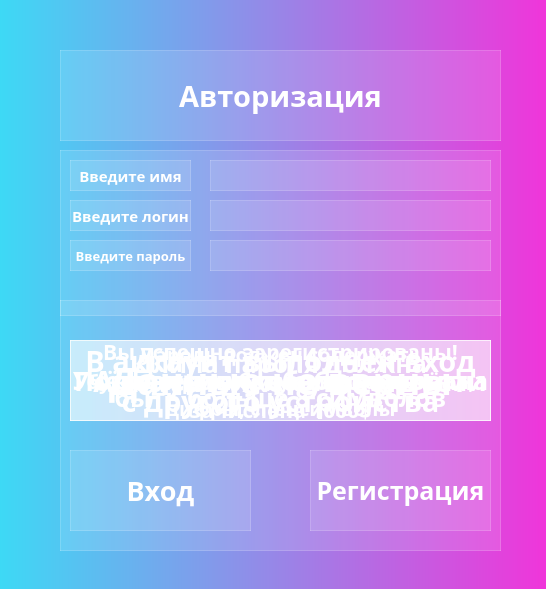
<?xml version="1.0" encoding="UTF-8"?>
<ui version="4.0">
 <class>MainWindow</class>
 <widget class="QMainWindow" name="MainWindow">
  <property name="geometry">
   <rect>
    <x>0</x>
    <y>0</y>
    <width>546</width>
    <height>589</height>
   </rect>
  </property>
  <property name="windowTitle">
   <string>Авторизация</string>
  </property>
  <property name="styleSheet">
   <string notr="true">background-color: qlineargradient(spread:pad, x1:0, y1:0, x2:1, y2:0, stop:0 rgb(61, 217, 245), stop:1 rgb(240, 53, 218));
font-family: ljk_OCRA;
         font-weight: bold;
            color: rgb(255, 255, 255);
            border-style: solid;
            
</string>
  </property>
  <widget class="QWidget" name="centralwidget">
   <widget class="QLabel" name="label_load">
    <property name="geometry">
     <rect>
      <x>130</x>
      <y>170</y>
      <width>301</width>
      <height>304</height>
     </rect>
    </property>
    <property name="font">
     <font>
      <family>ljk_OCRA</family>
      <pointsize>9</pointsize>
      <bold>true</bold>
     </font>
    </property>
    <property name="styleSheet">
     <string notr="true">background-color: none;


</string>
    </property>
    <property name="text">
     <string/>
    </property>
   </widget>
   <widget class="QFrame" name="label_all">
    <property name="geometry">
     <rect>
      <x>-10</x>
      <y>10</y>
      <width>561</width>
      <height>581</height>
     </rect>
    </property>
    <property name="styleSheet">
     <string notr="true">background-color: none</string>
    </property>
    <property name="frameShape">
     <enum>QFrame::StyledPanel</enum>
    </property>
    <property name="frameShadow">
     <enum>QFrame::Raised</enum>
    </property>
    <widget class="QFrame" name="login_frame">
     <property name="geometry">
      <rect>
       <x>70</x>
       <y>140</y>
       <width>441</width>
       <height>401</height>
      </rect>
     </property>
     <property name="font">
      <font>
       <family>ljk_OCRA</family>
       <pointsize>18</pointsize>
       <bold>true</bold>
      </font>
     </property>
     <property name="styleSheet">
      <string notr="true">background-color: rgba(255,255,255,30);
border: 1px solid rgba(255,255,255,40);
border-style: solid;
font-family: ljk_OCRA;

</string>
     </property>
     <widget class="QLineEdit" name="lineEdit_login">
      <property name="geometry">
       <rect>
        <x>150</x>
        <y>50</y>
        <width>281</width>
        <height>31</height>
       </rect>
      </property>
      <property name="font">
       <font>
        <family>ljk_OCRA</family>
        <pointsize>12</pointsize>
        <bold>true</bold>
       </font>
      </property>
      <property name="styleSheet">
       <string notr="true">font-family: ljk_OCRA;
         font-weight: bold;
            color: rgb(255, 255, 255);
            border-style: solid;
            border-radius:21px;</string>
      </property>
     </widget>
     <widget class="QLineEdit" name="lineEdit_password">
      <property name="geometry">
       <rect>
        <x>150</x>
        <y>90</y>
        <width>281</width>
        <height>31</height>
       </rect>
      </property>
      <property name="font">
       <font>
        <family>ljk_OCRA</family>
        <pointsize>12</pointsize>
        <bold>true</bold>
       </font>
      </property>
      <property name="styleSheet">
       <string notr="true">font-family: ljk_OCRA;
         font-weight: bold;
            color: rgb(255, 255, 255);
            border-style: solid;
            border-radius:21px;</string>
      </property>
     </widget>
     <widget class="QLabel" name="label_login">
      <property name="geometry">
       <rect>
        <x>10</x>
        <y>50</y>
        <width>121</width>
        <height>31</height>
       </rect>
      </property>
      <property name="font">
       <font>
        <family>ljk_OCRA</family>
        <pointsize>11</pointsize>
        <bold>true</bold>
       </font>
      </property>
      <property name="styleSheet">
       <string notr="true">background-color:: qlineargradient(spread:pad, x1:0, y1:0, x2:1, y2:0, stop:0 rgb(61, 217, 245), stop:1 rgb(240, 53, 218));</string>
      </property>
      <property name="text">
       <string>Введите логин</string>
      </property>
      <property name="alignment">
       <set>Qt::AlignCenter</set>
      </property>
     </widget>
     <widget class="QLabel" name="label_password">
      <property name="geometry">
       <rect>
        <x>10</x>
        <y>90</y>
        <width>121</width>
        <height>31</height>
       </rect>
      </property>
      <property name="font">
       <font>
        <family>ljk_OCRA</family>
        <pointsize>10</pointsize>
        <bold>true</bold>
       </font>
      </property>
      <property name="styleSheet">
       <string notr="true">background-color:: qlineargradient(spread:pad, x1:0, y1:0, x2:1, y2:0, stop:0 rgb(61, 217, 245), stop:1 rgb(240, 53, 218));</string>
      </property>
      <property name="text">
       <string>Введите пароль</string>
      </property>
      <property name="alignment">
       <set>Qt::AlignCenter</set>
      </property>
     </widget>
     <widget class="QLabel" name="label_name">
      <property name="geometry">
       <rect>
        <x>10</x>
        <y>10</y>
        <width>121</width>
        <height>31</height>
       </rect>
      </property>
      <property name="font">
       <font>
        <family>ljk_OCRA</family>
        <pointsize>11</pointsize>
        <bold>true</bold>
       </font>
      </property>
      <property name="styleSheet">
       <string notr="true">background-color:: qlineargradient(spread:pad, x1:0, y1:0, x2:1, y2:0, stop:0 rgb(61, 217, 245), stop:1 rgb(240, 53, 218));</string>
      </property>
      <property name="text">
       <string>Введите имя</string>
      </property>
      <property name="alignment">
       <set>Qt::AlignCenter</set>
      </property>
     </widget>
     <widget class="QLineEdit" name="lineEdit_name">
      <property name="geometry">
       <rect>
        <x>150</x>
        <y>10</y>
        <width>281</width>
        <height>31</height>
       </rect>
      </property>
      <property name="font">
       <font>
        <family>ljk_OCRA</family>
        <pointsize>12</pointsize>
        <bold>true</bold>
       </font>
      </property>
      <property name="styleSheet">
       <string notr="true">font-family: ljk_OCRA;
         font-weight: bold;
            color: rgb(255, 255, 255);
            border-style: solid;
            border-radius:21px;</string>
      </property>
     </widget>
     <widget class="QPushButton" name="pushButton_enterens">
      <property name="geometry">
       <rect>
        <x>10</x>
        <y>300</y>
        <width>181</width>
        <height>81</height>
       </rect>
      </property>
      <property name="font">
       <font>
        <family>ljk_OCRA</family>
        <pointsize>20</pointsize>
        <bold>true</bold>
       </font>
      </property>
      <property name="cursor">
       <cursorShape>PointingHandCursor</cursorShape>
      </property>
      <property name="text">
       <string>Вход</string>
      </property>
     </widget>
     <widget class="QPushButton" name="pushButton_registration">
      <property name="geometry">
       <rect>
        <x>250</x>
        <y>300</y>
        <width>181</width>
        <height>81</height>
       </rect>
      </property>
      <property name="font">
       <font>
        <family>ljk_OCRA</family>
        <pointsize>19</pointsize>
        <bold>true</bold>
       </font>
      </property>
      <property name="cursor">
       <cursorShape>PointingHandCursor</cursorShape>
      </property>
      <property name="text">
       <string>Регистрация</string>
      </property>
     </widget>
     <widget class="Line" name="line">
      <property name="geometry">
       <rect>
        <x>0</x>
        <y>150</y>
        <width>441</width>
        <height>16</height>
       </rect>
      </property>
      <property name="orientation">
       <enum>Qt::Horizontal</enum>
      </property>
     </widget>
     <widget class="QLabel" name="label_reg_complexity">
      <property name="geometry">
       <rect>
        <x>10</x>
        <y>190</y>
        <width>421</width>
        <height>81</height>
       </rect>
      </property>
      <property name="font">
       <font>
        <family>ljk_OCRA</family>
        <pointsize>15</pointsize>
        <bold>true</bold>
       </font>
      </property>
      <property name="styleSheet">
       <string notr="true">background-color:: qlineargradient(spread:pad, x1:0, y1:0, x2:1, y2:0, stop:0 rgb(61, 217, 245), stop:1 rgb(240, 53, 218));</string>
      </property>
      <property name="text">
       <string>Пароль должен содержать 
буквы верхнего и нижнего регистра, 
цифры, спецсимволы</string>
      </property>
      <property name="alignment">
       <set>Qt::AlignCenter</set>
      </property>
     </widget>
     <widget class="QLabel" name="label_reg_8characters">
      <property name="geometry">
       <rect>
        <x>10</x>
        <y>190</y>
        <width>421</width>
        <height>81</height>
       </rect>
      </property>
      <property name="font">
       <font>
        <family>ljk_OCRA</family>
        <pointsize>19</pointsize>
        <bold>true</bold>
       </font>
      </property>
      <property name="styleSheet">
       <string notr="true">background-color:: qlineargradient(spread:pad, x1:0, y1:0, x2:1, y2:0, stop:0 rgb(61, 217, 245), stop:1 rgb(240, 53, 218));</string>
      </property>
      <property name="text">
       <string>Длина пароля должна 
быть больше 8 символов</string>
      </property>
      <property name="alignment">
       <set>Qt::AlignCenter</set>
      </property>
     </widget>
     <widget class="QLabel" name="label_reg_notvalid">
      <property name="geometry">
       <rect>
        <x>10</x>
        <y>190</y>
        <width>421</width>
        <height>81</height>
       </rect>
      </property>
      <property name="font">
       <font>
        <family>ljk_OCRA</family>
        <pointsize>28</pointsize>
        <bold>true</bold>
       </font>
      </property>
      <property name="styleSheet">
       <string notr="true">background-color:: qlineargradient(spread:pad, x1:0, y1:0, x2:1, y2:0, stop:0 rgb(61, 217, 245), stop:1 rgb(240, 53, 218));</string>
      </property>
      <property name="text">
       <string>Данные не верны</string>
      </property>
      <property name="alignment">
       <set>Qt::AlignCenter</set>
      </property>
     </widget>
     <widget class="QLabel" name="label_reg_block">
      <property name="geometry">
       <rect>
        <x>10</x>
        <y>190</y>
        <width>421</width>
        <height>81</height>
       </rect>
      </property>
      <property name="font">
       <font>
        <family>ljk_OCRA</family>
        <pointsize>19</pointsize>
        <bold>true</bold>
       </font>
      </property>
      <property name="styleSheet">
       <string notr="true">background-color:: qlineargradient(spread:pad, x1:0, y1:0, x2:1, y2:0, stop:0 rgb(61, 217, 245), stop:1 rgb(240, 53, 218));</string>
      </property>
      <property name="text">
       <string>Учётная запись заблокирована</string>
      </property>
      <property name="alignment">
       <set>Qt::AlignCenter</set>
      </property>
     </widget>
     <widget class="QLabel" name="label_reg_empty">
      <property name="geometry">
       <rect>
        <x>10</x>
        <y>190</y>
        <width>421</width>
        <height>81</height>
       </rect>
      </property>
      <property name="font">
       <font>
        <family>ljk_OCRA</family>
        <pointsize>20</pointsize>
        <bold>true</bold>
       </font>
      </property>
      <property name="styleSheet">
       <string notr="true">background-color:: qlineargradient(spread:pad, x1:0, y1:0, x2:1, y2:0, stop:0 rgb(61, 217, 245), stop:1 rgb(240, 53, 218));</string>
      </property>
      <property name="text">
       <string>Поля не могут быть пустыми</string>
      </property>
      <property name="alignment">
       <set>Qt::AlignCenter</set>
      </property>
     </widget>
     <widget class="QLabel" name="label_reg_success">
      <property name="geometry">
       <rect>
        <x>10</x>
        <y>190</y>
        <width>421</width>
        <height>81</height>
       </rect>
      </property>
      <property name="font">
       <font>
        <family>ljk_OCRA</family>
        <pointsize>16</pointsize>
        <bold>true</bold>
       </font>
      </property>
      <property name="styleSheet">
       <string notr="true">background-color:: qlineargradient(spread:pad, x1:0, y1:0, x2:1, y2:0, stop:0 rgb(61, 217, 245), stop:1 rgb(240, 53, 218));</string>
      </property>
      <property name="text">
       <string>Вы успешно зарегистрированы!
 в качестве бонуса на Ваш счёт
зачислена 1000$</string>
      </property>
      <property name="alignment">
       <set>Qt::AlignCenter</set>
      </property>
     </widget>
     <widget class="QLabel" name="label_reg_already">
      <property name="geometry">
       <rect>
        <x>10</x>
        <y>190</y>
        <width>421</width>
        <height>81</height>
       </rect>
      </property>
      <property name="font">
       <font>
        <family>ljk_OCRA</family>
        <pointsize>22</pointsize>
        <bold>true</bold>
       </font>
      </property>
      <property name="styleSheet">
       <string notr="true">background-color:: qlineargradient(spread:pad, x1:0, y1:0, x2:1, y2:0, stop:0 rgb(61, 217, 245), stop:1 rgb(240, 53, 218));</string>
      </property>
      <property name="text">
       <string>Аккаунт уже существует</string>
      </property>
      <property name="alignment">
       <set>Qt::AlignCenter</set>
      </property>
     </widget>
     <widget class="QLabel" name="label_reg_already_used">
      <property name="geometry">
       <rect>
        <x>10</x>
        <y>190</y>
        <width>421</width>
        <height>81</height>
       </rect>
      </property>
      <property name="font">
       <font>
        <family>ljk_OCRA</family>
        <pointsize>22</pointsize>
        <bold>true</bold>
       </font>
      </property>
      <property name="styleSheet">
       <string notr="true">background-color:: qlineargradient(spread:pad, x1:0, y1:0, x2:1, y2:0, stop:0 rgb(61, 217, 245), stop:1 rgb(240, 53, 218));</string>
      </property>
      <property name="text">
       <string>В аккаунт выполнен вход
с другого устройства</string>
      </property>
      <property name="alignment">
       <set>Qt::AlignCenter</set>
      </property>
     </widget>
    </widget>
    <widget class="QLabel" name="label_log_in">
     <property name="geometry">
      <rect>
       <x>70</x>
       <y>40</y>
       <width>441</width>
       <height>91</height>
      </rect>
     </property>
     <property name="font">
      <font>
       <family>ljk_OCRA</family>
       <pointsize>22</pointsize>
       <bold>true</bold>
      </font>
     </property>
     <property name="styleSheet">
      <string notr="true">background-color: rgba(255,255,255,30);
border: 1px solid rgba(255,255,255,40);
border-style: solid;
font-family: ljk_OCRA;

</string>
     </property>
     <property name="text">
      <string>Авторизация</string>
     </property>
     <property name="alignment">
      <set>Qt::AlignCenter</set>
     </property>
    </widget>
   </widget>
   <zorder>label_all</zorder>
   <zorder>label_load</zorder>
  </widget>
 </widget>
 <resources/>
 <connections/>
</ui>
